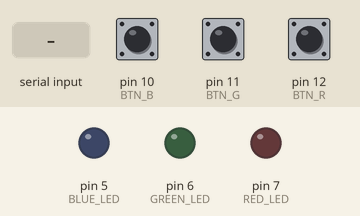
Simulated run of this sketch. Board: Arduino Uno, built with avr-gcc and run on an emulated ATmega328P. Parts: output pins drawn as LEDs (lit = HIGH). The test bench sets the inputs (shaded band); at power-on: pin 10 (BTN_B) HIGH, pin 11 (BTN_G) HIGH, pin 12 (BTN_R) HIGH.

Above: at 1.2 s.
1.3 s: "1" received over Serial
At 2.0 s:
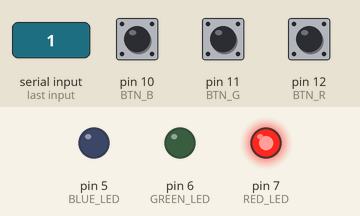
2.8 s: "2" received over Serial
At 3.2 s:
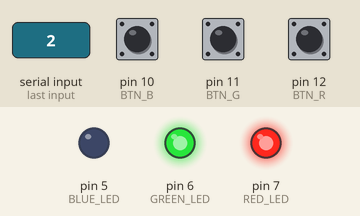
4.3 s: "3" received over Serial
At 5.5 s:
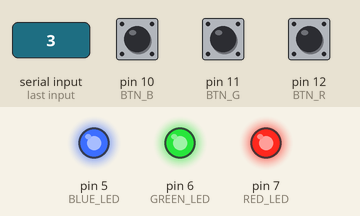
Timing chart, 0 to 7.3 s (numbered marks = the images above; inputs shaded):
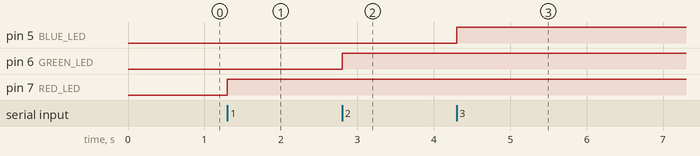

Measured:
- after the input at 1.3 s, pin 7 (RED_LED): LOW → HIGH at once
- after the input at 2.8 s, pin 6 (GREEN_LED): LOW → HIGH at once
- after the input at 4.3 s, pin 5 (BLUE_LED): LOW → HIGH at once

The sketch:

Laboratory_Activity__6.ino
```cpp
const int RED_LED = 7;
const int GREEN_LED = 6;
const int BLUE_LED = 5;

// Button pins
const int BTN_R = 12;
const int BTN_G = 11;
const int BTN_B = 10;

// tracking previous button states for edge-detection
bool prevR = HIGH;
bool prevG = HIGH;
bool prevB = HIGH;

// LED toggle states
bool redState = LOW;
bool greenState = LOW;
bool blueState = LOW;

void setup() {
  Serial.begin(9600);

  // LED pins
  pinMode(RED_LED, OUTPUT);
  pinMode(GREEN_LED, OUTPUT);
  pinMode(BLUE_LED, OUTPUT);

  // buttons using internal pull-up
  pinMode(BTN_R, INPUT_PULLUP);
  pinMode(BTN_G, INPUT_PULLUP);
  pinMode(BTN_B, INPUT_PULLUP);
}

void loop() {

  // ---------- OUTBOUND ----------
  bool currR = digitalRead(BTN_R);
  bool currG = digitalRead(BTN_G);
  bool currB = digitalRead(BTN_B);

  // detect button press (HIGH → LOW transition)
  if (prevR == HIGH && currR == LOW) {
    Serial.print('R');
  }
  if (prevG == HIGH && currG == LOW) {
    Serial.print('G');
  }
  if (prevB == HIGH && currB == LOW) {
    Serial.print('B');
  }

  prevR = currR;
  prevG = currG;
  prevB = currB;

  // ---------- INBOUND ----------
  if (Serial.available()) {
    char c = Serial.read();

    // normalize case
    c = tolower(c);

    if (c == '1') {
      redState = !redState;
      digitalWrite(RED_LED, redState);
    }
    else if (c == '2') {
      greenState = !greenState;
      digitalWrite(GREEN_LED, greenState);
    }
    else if (c == '3') {
      blueState = !blueState;
      digitalWrite(BLUE_LED, blueState);
    }
  }
}
```
